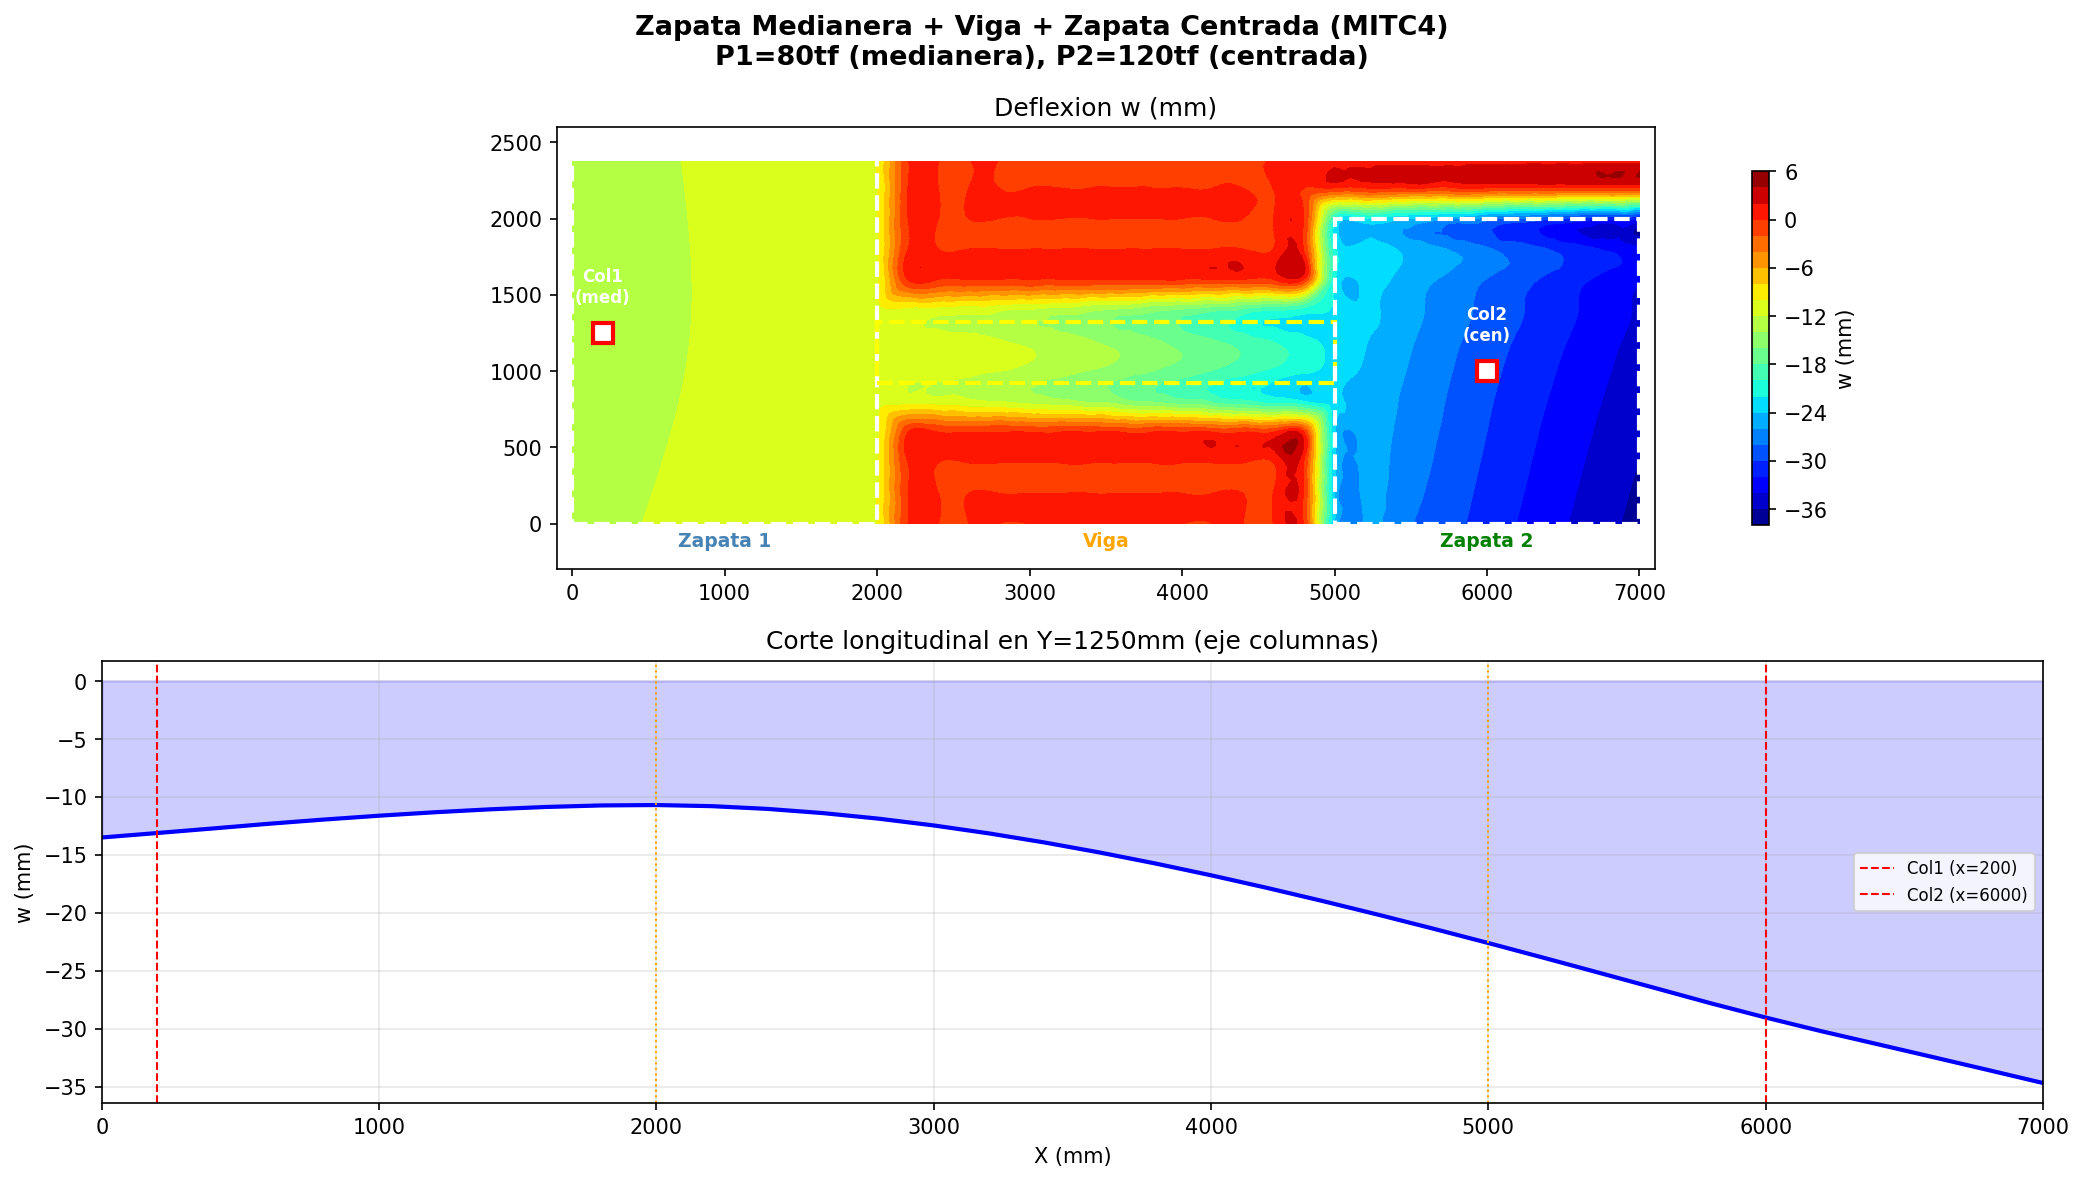

This figure's Python source:
"""Zapata medianera + viga de amarre + zapata centrada
   MITC4 Shell-Thick, Winkler solo en zapatas"""
import numpy as np, math
import matplotlib; matplotlib.use('Agg')
import matplotlib.pyplot as plt
from scipy.interpolate import griddata
from matplotlib.patches import Rectangle

# === Datos ===
E=25000.; nu=0.2; t_zap=500.; t_viga=500.
G=E/(2*(1+nu)); kappa=5./6.
ks=0.000002*9806.65  # N/mm^3

# Zapata 1 (medianera): 2000x2500, columna en borde izq
Lz1=2000.; Bz1=2500.; Lc1=400.
xC1=200.; yC1=1250.  # borde izq, centro Y

# Viga: 3000x400
Lv=3000.; Bv=400.

# Zapata 2 (centrada): 2000x2000, columna en centro
Lz2=2000.; Bz2=2000.; Lc2=400.
xC2=Lz1+Lv+Lz2/2; yC2=Bz2/2

# Cargas
P1=80.*9806.65; P2=120.*9806.65

Ltotal=Lz1+Lv+Lz2; Bmax=max(Bz1,Bz2)
yviga=(yC1+yC2)/2  # centro de viga en Y

print(f"Ltotal={Ltotal}mm, Bmax={Bmax}mm")
print(f"Col1: ({xC1},{yC1}), Col2: ({xC2},{yC2})")
print(f"Viga centro Y: {yviga}")

# === Malla ===
de=200.
nx=int(Ltotal/de); ny=int(Bmax/de)
nj1x=nx+1; nj1y=ny+1; nj=nj1x*nj1y; nd=3; nt=nd*nj

xj=np.zeros(nj); yj=np.zeros(nj)
for j in range(nj1y):
    for i in range(nj1x):
        k=j*nj1x+i; xj[k]=i*de; yj[k]=j*de

# Classify elements
ne=nx*ny
ej=np.zeros((ne,4),dtype=int)
eType=np.zeros(ne,dtype=int)
for j in range(ny):
    for i in range(nx):
        e=j*nx+i; bl=j*nj1x+i
        ej[e]=[bl,bl+1,bl+nj1x+1,bl+nj1x]
        xce=(i+0.5)*de; yce=(j+0.5)*de
        if xce<Lz1 and yce<Bz1:
            eType[e]=1  # zapata 1
        elif Lz1<=xce<=Lz1+Lv and abs(yce-yviga)<Bv/2+de/2:
            eType[e]=2  # viga
        elif xce>Lz1+Lv and yce<Bz2:
            eType[e]=3  # zapata 2

nea=np.sum(eType>0)
print(f"Elementos activos: {nea} de {ne}")

# === MITC4 Assembly ===
Db_z=E*t_zap**3/(12*(1-nu**2))*np.array([[1,nu,0],[nu,1,0],[0,0,(1-nu)/2]])
Ds_z=kappa*G*t_zap*np.array([[1,0],[0,1]])
Db_v=E*t_viga**3/(12*(1-nu**2))*np.array([[1,nu,0],[nu,1,0],[0,0,(1-nu)/2]])
Ds_v=kappa*G*t_viga*np.array([[1,0],[0,1]])
gp=1/math.sqrt(3)

K=np.zeros((nt,nt))
for e in range(ne):
    if eType[e]==0: continue
    ns=ej[e]; dx=xj[ns[2]]-xj[ns[0]]; dy=yj[ns[2]]-yj[ns[0]]
    J11=dx/2; J22=dy/2; detJ=J11*J22
    Db_e=Db_v if eType[e]==2 else Db_z
    Ds_e=Ds_v if eType[e]==2 else Ds_z
    Ke=np.zeros((12,12))
    for xi_g,eta_g in [(-gp,-gp),(gp,-gp),(gp,gp),(-gp,gp)]:
        dNdx=np.array([-(1-eta_g)/4,(1-eta_g)/4,(1+eta_g)/4,-(1+eta_g)/4])/J11
        dNdy=np.array([-(1-xi_g)/4,-(1+xi_g)/4,(1+xi_g)/4,(1-xi_g)/4])/J22
        Bb=np.zeros((3,12))
        for i in range(4):
            Bb[0,3*i+2]=-dNdx[i]; Bb[1,3*i+1]=dNdy[i]
            Bb[2,3*i+1]=dNdx[i]; Bb[2,3*i+2]=-dNdy[i]
        Ke+=Bb.T@Db_e@Bb*detJ
        # MITC4 shear
        Bs_m=np.zeros((2,12))
        for eta_t in [-1.,1.]:
            w_t=(1+eta_t*eta_g)/2
            dNdx_t=np.array([-(1-eta_t)/4,(1-eta_t)/4,(1+eta_t)/4,-(1+eta_t)/4])/J11
            N_t=np.array([(1-xi_g)*(1-eta_t)/4,(1+xi_g)*(1-eta_t)/4,(1+xi_g)*(1+eta_t)/4,(1-xi_g)*(1+eta_t)/4])
            for i in range(4):
                Bs_m[0,3*i]+=w_t*dNdx_t[i]; Bs_m[0,3*i+2]+=w_t*(-N_t[i])
        for xi_t in [-1.,1.]:
            w_t=(1+xi_t*xi_g)/2
            dNdy_t=np.array([-(1-xi_t)/4,-(1+xi_t)/4,(1+xi_t)/4,(1-xi_t)/4])/J22
            N_t=np.array([(1-xi_t)*(1-eta_g)/4,(1+xi_t)*(1-eta_g)/4,(1+xi_t)*(1+eta_g)/4,(1-xi_t)*(1+eta_g)/4])
            for i in range(4):
                Bs_m[1,3*i]+=w_t*dNdy_t[i]; Bs_m[1,3*i+1]+=w_t*N_t[i]
        Ke+=Bs_m.T@Ds_e@Bs_m*detJ
    dofs=[]
    for n in ns: dofs.extend([nd*n,nd*n+1,nd*n+2])
    for i in range(12):
        for j in range(12): K[dofs[i],dofs[j]]+=Ke[i,j]

# Winkler (solo zapatas)
for j in range(nj1y):
    for i in range(nj1x):
        k=j*nj1x+i
        en_zap=False
        if xj[k]<=Lz1 and yj[k]<=Bz1: en_zap=True
        if xj[k]>=Lz1+Lv and yj[k]<=Bz2: en_zap=True
        if en_zap:
            tx=de if 0<i<nx else de/2
            ty=de if 0<j<ny else de/2
            K[nd*k,nd*k]+=ks*tx*ty

# Penalty for nodes outside domain
pen=1e12
for j in range(nj1y):
    for i in range(nj1x):
        k=j*nj1x+i
        en_dom=False
        if xj[k]<=Lz1+de/2 and yj[k]<=Bz1+de/2: en_dom=True
        if Lz1-de/2<=xj[k]<=Lz1+Lv+de/2 and abs(yj[k]-yviga)<=Bv/2+de: en_dom=True
        if xj[k]>=Lz1+Lv-de/2 and yj[k]<=Bz2+de/2: en_dom=True
        if not en_dom:
            K[nd*k,nd*k]+=pen; K[nd*k+1,nd*k+1]+=pen; K[nd*k+2,nd*k+2]+=pen

# Loads
F=np.zeros(nt)
for j in range(nj1y):
    for i in range(nj1x):
        k=j*nj1x+i
        if abs(xj[k]-xC1)<=Lc1/2+1 and abs(yj[k]-yC1)<=Lc1/2+1:
            tx=de if 0<i<nx else de/2; ty=de if 0<j<ny else de/2
            F[nd*k]-=P1/(Lc1**2)*tx*ty
        if abs(xj[k]-xC2)<=Lc2/2+1 and abs(yj[k]-yC2)<=Lc2/2+1:
            tx=de if 0<i<nx else de/2; ty=de if 0<j<ny else de/2
            F[nd*k]-=P2/(Lc2**2)*tx*ty

# Solve
Z=np.linalg.solve(K,F)
w=Z[::3]

# Filter penalized nodes
w_plot=w.copy()
for j in range(nj1y):
    for i in range(nj1x):
        k=j*nj1x+i
        if abs(w[k])>50: w_plot[k]=np.nan

print(f"\nw at Col1 ({xC1},{yC1}): {w[int(yC1/de)*nj1x+int(xC1/de)]:.3f} mm")
print(f"w at Col2 ({xC2},{yC2}): {w[int(yC2/de)*nj1x+int(xC2/de)]:.3f} mm")
print(f"w_min: {np.nanmin(w_plot):.3f} mm")

# === PLOT ===
fig, axes = plt.subplots(2, 1, figsize=(14, 8))
fig.suptitle('Zapata Medianera + Viga + Zapata Centrada (MITC4)\n'
             f'P1={P1/9806.65:.0f}tf (medianera), P2={P2/9806.65:.0f}tf (centrada)',
             fontsize=13, fontweight='bold')

# Mask out-of-domain nodes
mask = np.isfinite(w_plot)
xg=np.linspace(0,Ltotal,200); yg=np.linspace(0,Bmax,80)
Xg,Yg=np.meshgrid(xg,yg)

# Plot 1: Deflection
ax=axes[0]; ax.set_aspect('equal')
Wg=griddata((xj[mask],yj[mask]),w_plot[mask],(Xg,Yg),method='cubic')
cf=ax.contourf(Xg,Yg,Wg,levels=20,cmap='jet')
plt.colorbar(cf,ax=ax,label='w (mm)',shrink=0.8)
ax.set_title('Deflexion w (mm)')

# Draw geometry
ax.add_patch(Rectangle((0,0),Lz1,Bz1,fill=False,ec='white',lw=2,ls='--'))
ax.add_patch(Rectangle((Lz1,yviga-Bv/2),Lv,Bv,fill=False,ec='yellow',lw=2,ls='--'))
ax.add_patch(Rectangle((Lz1+Lv,0),Lz2,Bz2,fill=False,ec='white',lw=2,ls='--'))
ax.plot(xC1,yC1,'ws',ms=10,markeredgecolor='red',markeredgewidth=2)
ax.plot(xC2,yC2,'ws',ms=10,markeredgecolor='red',markeredgewidth=2)
ax.text(xC1,yC1+200,'Col1\n(med)',ha='center',fontsize=8,color='white',fontweight='bold')
ax.text(xC2,yC2+200,'Col2\n(cen)',ha='center',fontsize=8,color='white',fontweight='bold')
ax.text(Lz1/2,-150,'Zapata 1',ha='center',fontsize=9,color='steelblue',fontweight='bold')
ax.text(Lz1+Lv/2,-150,'Viga',ha='center',fontsize=9,color='orange',fontweight='bold')
ax.text(Lz1+Lv+Lz2/2,-150,'Zapata 2',ha='center',fontsize=9,color='green',fontweight='bold')
ax.set_xlim(-100,Ltotal+100); ax.set_ylim(-300,Bmax+100)

# Plot 2: Cut along column axis
ax2=axes[1]
# Cut at Y = yC1 (same for both columns since yC1≈yC2≈center)
cut_j = int(round(yC1/de))
cut_nodes = [cut_j*nj1x+i for i in range(nj1x)]
cut_x = [xj[k] for k in cut_nodes]
cut_w = [w_plot[k] if abs(w[k])<50 else np.nan for k in cut_nodes]
ax2.plot(cut_x, cut_w, 'b-', linewidth=2)
ax2.fill_between(cut_x, cut_w, alpha=0.2, color='blue')
ax2.axvline(xC1, color='red', ls='--', lw=1, label=f'Col1 (x={xC1:.0f})')
ax2.axvline(xC2, color='red', ls='--', lw=1, label=f'Col2 (x={xC2:.0f})')
ax2.axvline(Lz1, color='orange', ls=':', lw=1)
ax2.axvline(Lz1+Lv, color='orange', ls=':', lw=1)
ax2.set_title(f'Corte longitudinal en Y={yC1:.0f}mm (eje columnas)')
ax2.set_xlabel('X (mm)'); ax2.set_ylabel('w (mm)')
ax2.legend(fontsize=8); ax2.grid(True, alpha=0.3)
ax2.set_xlim(0,Ltotal)

plt.tight_layout()
plt.savefig('zapata_medianera_viga.png', dpi=150, bbox_inches='tight')
print("\nSaved: zapata_medianera_viga.png")
